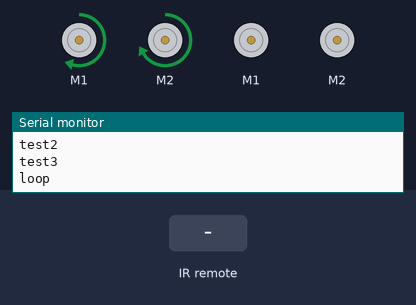
This sketch was run on a simulated Arduino Uno, built with avr-gcc and run on an emulated ATmega328P. Shown: 4 × DC motor (green arrow = forward, orange = backward, longer = faster), the last lines printed to the serial monitor. Inputs (shaded band) come from the test bench.

Above: at 4.2 s.
4.3 s: infrared code 0x18 received
At 6.9 s:
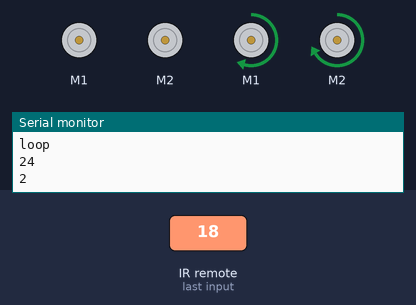
8.6 s: infrared code 0x8 received
At 11.0 s:
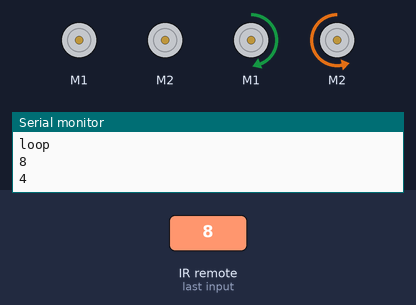
12.7 s: infrared code 0x5A received
At 15.1 s:
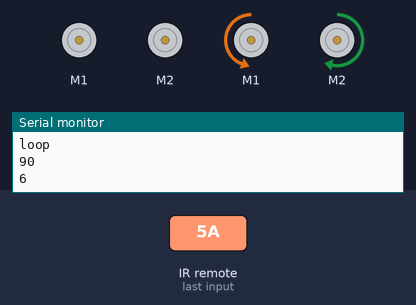
Timing chart, 0 to 22.8 s (numbered marks = the images above; inputs shaded):
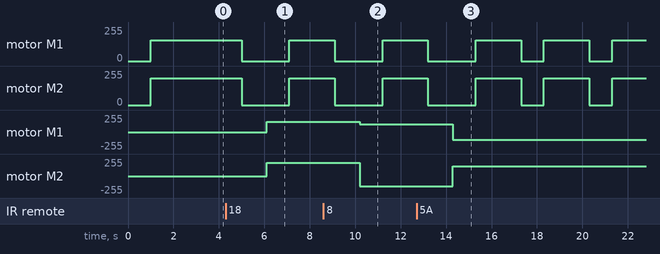

Measured:
- after the input at 4.3 s, motor M1: stopped → forward 155/255 after 1.8 s; motor M2: stopped → forward 200/255 after 1.8 s
- after the input at 8.6 s, motor M1: forward 155/255 → forward 116/255 after 1.6 s; motor M2: forward 200/255 → backward 150/255 after 1.6 s
- after the input at 12.7 s, motor M1: forward 116/255 → backward 116/255 after 1.6 s; motor M2: backward 150/255 → forward 150/255 after 1.6 s
- by itself, motor M1: repeats every 3.0 s: forward 155/255 2.0 s, stopped 1.0 s
- by itself, motor M2: repeats every 3.0 s: forward 200/255 2.0 s, stopped 1.0 s

The sketch:

moteurDC.ino
```cpp
#include "AFMotor.h"
#include <IRremote.hpp>

#define IR_RECEIVE_PIN 10
AF_DCMotor motor1(1); // création de l'objet "motor1"
AF_DCMotor motor2(2); // création de l'objet "motor2"

const int basicSpeedM1 = 155;
const int basicSpeedM2 = 200;
void setup()
{ // setup IR
  Serial.begin(9600);
  Serial.println("test1");
  //IrReceiver.begin(IR_RECEIVE_PIN);
  // ////setup motorr + roule tous droit 2 sec
  Serial.println("test2");
  motor1.setSpeed(basicSpeedM1);
  motor2.setSpeed(basicSpeedM2);
  motor1.run(RELEASE);


  motor2.run(RELEASE);
  delay(1000);
  motor1.run(FORWARD);
  motor2.run(FORWARD);
  delay(2000);
  motor2.run(RELEASE);
  motor1.run(RELEASE);
  Serial.println("test3");
}

void loop()
{Serial.println("loop");
  motor1.run(FORWARD);
  motor2.run(FORWARD);
  delay(2000);
  motor2.run(RELEASE);
  motor1.run(RELEASE);
  delay(1000);
  if (IrReceiver.decode())
  {
    uint16_t command = IrReceiver.decodedIRData.command;
    Serial.println(command);
    delay(100); // wait a bit
    IrReceiver.resume();

    switch (command)
    {case 12:
      Serial.println("1");
      break;
      case 24:
      Serial.println("2");
      tout_droit(motor1,motor2);
      break;
      case 94:
      Serial.println("3");
      break;
      case 8:
      Serial.println("4");
      tourner_gauche(motor1,motor2);
      break;
      case 28:
      Serial.println("5");
      break;
      case 90:
      Serial.println("6");
      tourner_droite(motor1,motor2);
      break;
      case 66:
      Serial.println("7");
      break;
      case 82:
      Serial.println("8");
      break;
      case 74:
      Serial.println("9");
      break;
    default:
      Serial.println("UNDEFINED");
    }
  }
}
void tout_droit(AF_DCMotor motor1, AF_DCMotor motor2)
{
  motor1.setSpeed(basicSpeedM1);
  motor2.setSpeed(basicSpeedM2);
  motor1.run(FORWARD);
  motor2.run(FORWARD);
  delay(1000);
  motor2.run(RELEASE);
  motor1.run(RELEASE);
}
void tourner_droite(AF_DCMotor motor1, AF_DCMotor motor2)
{
  motor1.run(RELEASE);
  motor2.run(RELEASE);
  motor1.setSpeed(basicSpeedM1 * 0.75);
  motor2.setSpeed(basicSpeedM2 * 0.75);
  motor1.run(BACKWARD);
  motor2.run(FORWARD);
  delay(1000);
  motor2.run(RELEASE);
  motor1.run(RELEASE);
}
void tourner_gauche(AF_DCMotor motor1, AF_DCMotor motor2)
{
  motor1.run(RELEASE);
  motor2.run(RELEASE);
  motor1.setSpeed(basicSpeedM1 * 0.75);
  motor2.setSpeed(basicSpeedM2 * 0.75);
  motor2.run(BACKWARD);
  motor1.run(FORWARD);
  delay(1000);
  motor2.run(RELEASE);
  motor1.run(RELEASE);
}

//Librairies
// #include <AFMotor.h>
// //Constants
// const int motorspeed=255;
// //Parameters
// AF_DCMotor motorG(1);

// void setup() {
//  // Code d'initialisation :s'exécute une seule fois
//   Serial.begin(9600);
//   Serial.println("Test moteur");

//   motorG.setSpeed(motorspeed);
//   motorG.run(RELEASE);

// }

// void loop() {
//   //Code principal: s'exécute de manière répétitive
//   Serial.println("-------------------------------------");
//   Serial.println("Avant ");
//   motorG.run(FORWARD);
//   delay(500);
//   Serial.println("Arrière ");
//   motorG.run(BACKWARD);
//   delay(500);
//   Serial.println("Arrêt ");
//   motorG.run(RELEASE);
//   delay(1000);
// }
```
